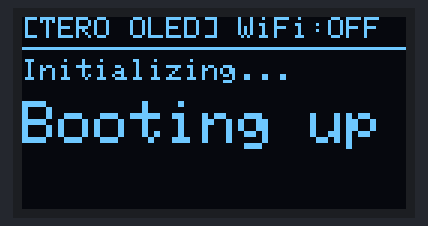
The sketch below on a simulated ESP32. Shown: 128×64 one-colour display. WiFi joins after 1.5 s; servers stay silent unless stated; what the sketch prints to the serial monitor is not drawn.

Above: at 1.07 s.
At 2.7 s:
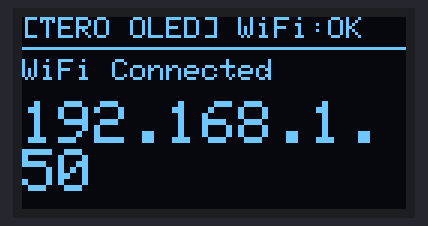
At 4.2 s:
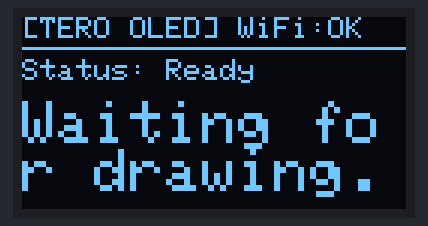

The sketch:

main.ino
```cpp
/*
 * ============================================================================
 * Project: IoT-Based Real-Time Handwriting Recognition and OLED Display
 * Device: ESP32 Microcontroller + I2C OLED Display
 * File: main.ino
 * ============================================================================
 *
 * STATUS: PROVISIONAL FIRMWARE SCAFFOLD
 * NOTE: The ESP32 and OLED hardware are not currently physically connected.
 * This firmware is written against standard ESP32 Arduino core specifications
 * and provisional SSD1306 I2C specifications. Physical validation is required
 * once the hardware components arrive.
 *
 * PROVISIONAL HARDWARE ASSUMPTIONS:
 * - Microcontroller: ESP32 NodeMCU / WROOM-32 (38-pin or 30-pin)
 * - Display: 0.96 inch SSD1306 Monochrome OLED (128x64 pixels)
 * - Communication Protocol: I2C (Wire library)
 * - Default I2C Address: 0x3C (some modules use 0x3D)
 * - Pinout:
 *     SDA -> GPIO 21 (ESP32 default I2C Data)
 *     SCL -> GPIO 22 (ESP32 default I2C Clock)
 *     VCC -> 3.3V (Check if module requires 3.3V or 5V)
 *     GND -> Ground
 *
 * REQUIRED ARDUINO LIBRARIES:
 * 1. Adafruit_GFX (Version >= 1.11.0)
 * 2. Adafruit_SSD1306 (Version >= 2.5.7)
 * 3. ArduinoJson (Version >= 6.21.0 or 7.x)
 * 4. WiFi / HTTPClient (Built into ESP32 Arduino Core)
 * ============================================================================
 */

#include <WiFi.h>
#include <HTTPClient.h>
#include <Wire.h>
#include <Adafruit_GFX.h>
#include <Adafruit_SSD1306.h>
#include <ArduinoJson.h>

// --- Configuration ---
const char* WIFI_SSID     = "YOUR_WIFI_SSID";
const char* WIFI_PASSWORD = "YOUR_WIFI_PASSWORD";

// Server endpoint for polling OLED display text.
// Replace with your laptop's local IP address (e.g. "http://192.168.1.15:8000/api/oled/message")
// or production cloud endpoint.
const char* SERVER_POLL_URL = "http://192.168.1.100:8000/api/oled/message";
const char* SERVER_ACK_URL  = "http://192.168.1.100:8000/api/oled/ack";

// Device API key for basic authentication
const char* DEVICE_API_KEY  = "esp32_secret_demo_key";

// Polling interval in milliseconds
const unsigned long POLL_INTERVAL_MS = 3000;

// OLED Display Parameters
#define SCREEN_WIDTH 128
#define SCREEN_HEIGHT 64
#define OLED_RESET    -1     // Reset pin # (or -1 if sharing ESP32 reset pin)
#define SCREEN_I2C_ADDR 0x3C // Provisional I2C address (0x3C or 0x3D)

Adafruit_SSD1306 display(SCREEN_WIDTH, SCREEN_HEIGHT, &Wire, OLED_RESET);

// State tracking
String lastMessageId = "";
unsigned long lastPollTime = 0;


// --- Helper: Render Text on OLED ---
void renderDisplayMessage(const String& title, const String& body, bool isNew = false) {
  display.clearDisplay();
  display.setTextColor(SSD1306_WHITE);

  // Header Banner
  display.setTextSize(1);
  display.setCursor(0, 0);
  display.print(F("[TERO OLED] "));
  if (WiFi.status() == WL_CONNECTED) {
    display.print(F("WiFi:OK"));
  } else {
    display.print(F("WiFi:OFF"));
  }

  // Divider line
  display.drawLine(0, 10, SCREEN_WIDTH - 1, 10, SSD1306_WHITE);

  // Subtitle / Label
  display.setTextSize(1);
  display.setCursor(0, 14);
  display.print(title);

  // Main Recognition Body Text (Size 2 for readability)
  display.setTextSize(2);
  display.setCursor(0, 28);
  display.setTextWrap(true);

  if (body.length() > 0) {
    display.print(body);
  } else {
    display.setTextSize(1);
    display.print(F("No text available"));
  }

  // New message indicator dot
  if (isNew) {
    display.fillCircle(SCREEN_WIDTH - 5, 5, 2, SSD1306_WHITE);
  }

  display.display();
}


// --- Helper: Manage Wi-Fi Connection with Auto-Reconnect ---
void ensureWiFiConnected() {
  if (WiFi.status() == WL_CONNECTED) {
    return;
  }

  Serial.println(F("[WiFi] Connecting to Wi-Fi network..."));
  renderDisplayMessage(F("Connecting WiFi..."), String(WIFI_SSID));

  WiFi.mode(WIFI_STA);
  WiFi.begin(WIFI_SSID, WIFI_PASSWORD);

  int attempts = 0;
  while (WiFi.status() != WL_CONNECTED && attempts < 20) {
    delay(500);
    Serial.print(F("."));
    attempts++;
  }
  Serial.println();

  if (WiFi.status() == WL_CONNECTED) {
    Serial.print(F("[WiFi] Connected! IP Address: "));
    Serial.println(WiFi.localIP());
    renderDisplayMessage(F("WiFi Connected"), WiFi.localIP().toString());
    delay(1500);
    renderDisplayMessage(F("Status: Ready"), F("Waiting for drawing..."));
  } else {
    Serial.println(F("[WiFi] Connection failed. Will retry next cycle."));
    renderDisplayMessage(F("WiFi Error"), F("Check credentials"));
  }
}


// --- Setup Routine ---
void setup() {
  Serial.begin(115200);
  delay(1000);
  Serial.println(F("\n========================================"));
  Serial.println(F(" Tero ESP32 OLED Handwriting Node"));
  Serial.println(F("========================================"));

  // Initialize I2C communication (GPIO 21 SDA, GPIO 22 SCL)
  Wire.begin(21, 22);

  // Initialize SSD1306 display
  if (!display.begin(SSD1306_SWITCHCAPVCC, SCREEN_I2C_ADDR)) {
    Serial.println(F("[ERROR] SSD1306 allocation failed. Check wiring and I2C address (0x3C vs 0x3D)."));
    // Note: Do not halt completely so serial debugging continues
  } else {
    Serial.println(F("[OLED] Display initialized successfully."));
    display.clearDisplay();
    renderDisplayMessage(F("Initializing..."), F("Booting up"));
  }

  ensureWiFiConnected();
}


// --- Poll Server for New Handwriting Messages ---
void pollServerForNewMessage() {
  if (WiFi.status() != WL_CONNECTED) {
    return;
  }

  HTTPClient http;
  http.begin(SERVER_POLL_URL);
  http.addHeader("X-API-Key", DEVICE_API_KEY);
  http.setTimeout(3500);

  int httpCode = http.GET();
  if (httpCode == HTTP_CODE_OK) {
    String payload = http.getString();
    // Parse JSON response
    DynamicJsonDocument doc(1024);
    DeserializationError error = deserializeJson(doc, payload);

    if (!error) {
      String messageId = doc["message_id"].as<String>();
      String text = doc["text"].as<String>();
      bool isNew = doc["is_new"].as<bool>();

      // Check whether this message is new or has changed
      if (messageId != lastMessageId && messageId.length() > 0) {
        Serial.printf("[OLED] New message received! ID: %s | Text: '%s'\n", messageId.c_str(), text.c_str());
        lastMessageId = messageId;

        // Display on OLED
        renderDisplayMessage(F("Recognized:"), text, true);

        // Send acknowledgement back to server
        http.end();
        HTTPClient ackHttp;
        String ackUrl = String(SERVER_ACK_URL) + "?message_id=" + messageId;
        ackHttp.begin(ackUrl);
        ackHttp.POST("");
        ackHttp.end();
        return;
      }
    } else {
      Serial.printf("[OLED] JSON parse error: %s\n", error.c_str());
    }
  } else {
    Serial.printf("[OLED] HTTP poll error code: %d\n", httpCode);
  }

  http.end();
}


// --- Main Loop ---
void loop() {
  ensureWiFiConnected();

  unsigned long currentMillis = millis();
  if (currentMillis - lastPollTime >= POLL_INTERVAL_MS) {
    lastPollTime = currentMillis;
    pollServerForNewMessage();
  }

  delay(50);
}
```

Measured:
- what the display in image 1 shows lasts 1.5 s, from 2.6 s to 4.1 s
